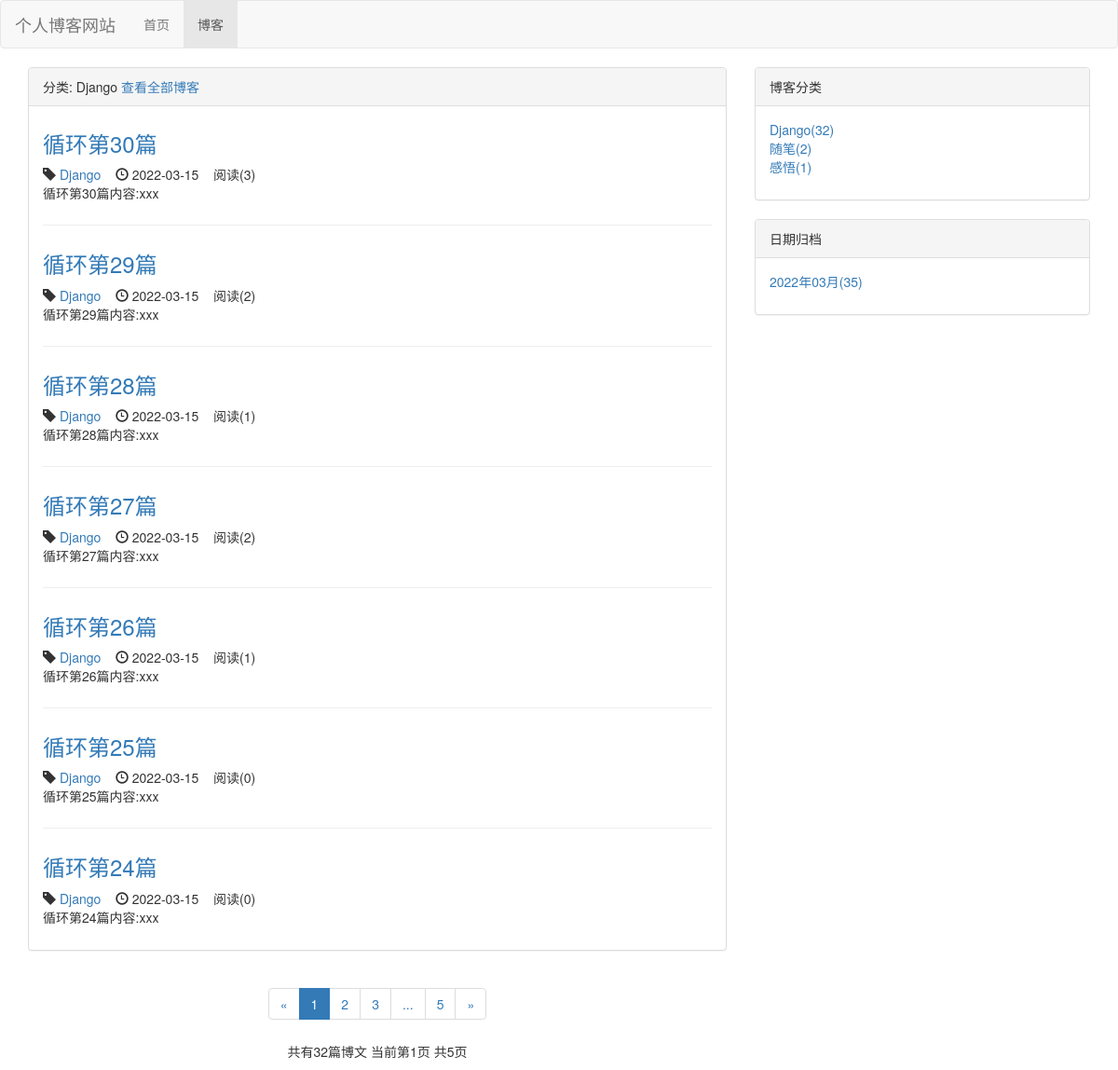
The page /blog/type/1 on the database its author committed.
### blog/models.py (models this page shows, shortened)
class BlogType(models.Model):
    type_name = models.CharField(max_length=15)
    def __str__(self):
        return self.type_name

class Blog(models.Model, ReadNumExpandMethod):
    title = models.CharField(max_length=50)
    blog_type = models.ForeignKey(BlogType, on_delete=models.DO_NOTHING)
    content = RichTextUploadingField()
    author = models.ForeignKey(User, on_delete=models.DO_NOTHING)
    create_time = models.DateTimeField(auto_now_add=True)
    last_update_time = models.DateTimeField(auto_now=True)
    read_details = GenericRelation(ReadDetail)
    class Meta:
        ordering = ["-create_time"]

### read_statistics/models.py (models this page shows)
class ReadNum(models.Model):
    read_num = models.IntegerField(default=0)
    content_type = models.ForeignKey(ContentType, on_delete=models.DO_NOTHING)
    object_id = models.PositiveIntegerField()
    content_object = GenericForeignKey('content_type', 'object_id')

### blog/views.py (the view)
# urls.py: path('type/<int:blog_type_pk>',views.blogs_with_type,name='blogs_with_type'),
def blogs_with_type(request, blog_type_pk):
    blog_type = get_object_or_404(BlogType, pk=blog_type_pk)
    blogs_all_list = Blog.objects.filter(blog_type=blog_type)
    context = get_blog_list_common_data(request, blogs_all_list)
    context['blog_type'] = blog_type
    return render(request, 'blog/blogs_with_type.html', context)

### read_statistics/models.py (called while the page is built)
    def get_read_num(self):
        try:
            ct = ContentType.objects.get_for_model(self)
            readnum = ReadNum.objects.get(content_type=ct, object_id=self.pk)
            return readnum.read_num
        except exceptions.ObjectDoesNotExist:
            return 0

### blog/templates/blog/blogs_with_type.html (shortened to what this page needs)
{% extends 'blog/blog_list.html' %}
{% block blog_list_title %}
    分类: {{ blog_type.type_name }}
    <a href="{% url 'blog_list' %}">查看全部博客</a>
{% endblock blog_list_title %}

### blog/templates/blog/blog_list.html (shortened to what this page needs)
{% extends 'base.html' %}
{% load staticfiles %}
{% block header_extends %}
    <link rel="stylesheet" href="{% static 'blog/blog.css' %}">
{% endblock header_extends %}
{% block nav_blog_active %}
active
{% endblock nav_blog_active %}
{% block content %}
<div class="container">
    <div class="row">
        <div class="col-xs-12 col-sm-8 col-md-8">
            <div class="panel panel-default">
                <div class="panel-heading">
                    {% block blog_list_title %}{% endblock blog_list_title %}
                </div>
                <div class="panel-body">
                    {% for blog in blogs %}
                        <div class="blog">
                            <h3>
                                <a href="{% url 'blog_detail' blog.pk %}">{{ blog.title }}</a>
                            </h3>
                            <p class="blog-info">
                                <span class="glyphicon glyphicon-tag"></span> <a href="{% url 'blogs_with_type' blog.blog_type.pk %}">{{ blog.blog_type }}</a>
                                <span class="glyphicon glyphicon-time"></span> {{ blog.create_time|date:"Y-m-d" }}
                                &nbsp;&nbsp;
                                阅读({{ blog.get_read_num }})
                            </p>
                            <p>{{ blog.content|striptags|truncatechars:120 }}</p>
                        </div>
                    {% empty %}
                        <p>暂无博客 敬请期待</p>
                    {% endfor %}
                </div>
            </div>
            <div class="paginator">
                <ul class="pagination">
                    <li>
                    {% if page_of_blogs.has_previous %}
                        <a href="?page={{ page_of_blogs.previous_page_number }}" aria-label="Previous">
                            <span aria-hidden="true">&laquo;</span>
                        </a>
                    {% else %}
                        <span aria-hidden="true">&laquo;</span>
                    {% endif %}
                    </li>
                    {% for page_num in page_range %}
                        {% if page_num == page_of_blogs.number %}
                            <li class="active"><a href="?page={{ page_num }}">{{ page_num }}</a></li>
                        {% else %}
                            {% if page_num == '...' %}
                                <li><span>{{ page_num }}</span></li>
                            {% else %}
                                <li><a href="?page={{ page_num }}">{{ page_num }}</a></li>
                            {% endif %}
                        {% endif %}
                    {% endfor %}
                    <li>
                    {% if page_of_blogs.has_next %}
                        <a href="?page={{ page_of_blogs.next_page_number }}" aria-label="Next">
                            <span aria-hidden="true">&raquo;</span>
                        </a>
                    {% else %}
                        <span aria-hidden="true">&raquo;</span>
                    {% endif %}
                    </li>
                </ul>
                <p>共有{{ page_of_blogs.paginator.count }}篇博文
                   当前第{{ page_of_blogs.number }}页
                   共{{ page_of_blogs.paginator.num_pages  }}页
                </p>
            </div>
        </div>
        <div class="hidden-xs col-sm-4 col-md-4">
            <div class="panel panel-default">
                <div class="panel-heading">博客分类</div>
                <div class="panel-body">
                    <ul class="blog-types">
                        {% for blog_type in blog_types %}
                            <li>
                                <a href="{% url 'blogs_with_type' blog_type.pk %}">
                                    {{ blog_type.type_name }}({{ blog_type.blog_count }})
                                </a>
                            </li>
                        {% empty %}
                            <li>暂无分类</li>
                        {% endfor %}
                    </ul>
                </div>
              </div>
            <div class="panel panel-default">
                <div class="panel-heading">日期归档</div>
                <div class="panel-body">
                    <ul>
                        {% for blog_date, blog_count in blog_dates.items %}
                            <li>
                                <a href="{% url 'blogs_with_date' blog_date.year blog_date.month %}">{{ blog_date|date:"Y年m月" }}({{ blog_count }})</a>
                            </li>
                        {% endfor %}
                    </ul>
                </div>
            </div>
        </div>
    </div>
</div>
{% endblock content %}

### static/css/base.css (style rules this page uses)
* { margin: 0; padding: 0; }
ul { list-style-type: none; }

### blog/static/blog/blog.css (style rules this page uses)
ul.blog-types { list-style-type: none; }
div.blog:not(:last-child) { margin-bottom: 2em; padding-bottom: 1em; border-bottom: 1px solid #eee; }
div.blog h3 { margin-top: 0.5em; }
div.blog p.blog-info { margin-bottom: 0; }
div.paginator { text-align: center; }

### rows shown on the page
BlogType: type_name "Django", blog_count "32"
Blog: title "循环第30篇", blog_type "Django", create_time "2022-03-15", get_read_num "3", content "循环第30篇内容:xxx"
Blog: title "循环第29篇", blog_type "Django", create_time "2022-03-15", get_read_num "2", content "循环第29篇内容:xxx"
Blog: title "循环第28篇", blog_type "Django", create_time "2022-03-15", get_read_num "1", content "循环第28篇内容:xxx"
Blog: title "循环第27篇", blog_type "Django", create_time "2022-03-15", get_read_num "2", content "循环第27篇内容:xxx"
Blog: title "循环第26篇", blog_type "Django", create_time "2022-03-15", get_read_num "1", content "循环第26篇内容:xxx"
Blog: title "循环第25篇", blog_type "Django", create_time "2022-03-15", get_read_num "0", content "循环第25篇内容:xxx"
Blog: title "循环第24篇", blog_type "Django", create_time "2022-03-15", get_read_num "0", content "循环第24篇内容:xxx"
BlogType: type_name "随笔", blog_count "2"
BlogType: type_name "感悟", blog_count "1"

### other values the page prints
{{ page_num }} "1"
{{ page_num }} "2" "3" "5"
{{ page_num }} "..."
{{ page_of_blogs.paginator.count }} "32"
{{ page_of_blogs.number }} "1"
{{ page_of_blogs.paginator.num_pages }} "5"
{{ blog_date|date:"Y年m月" }} "2022年03月"
{{ blog_count }} "35"
